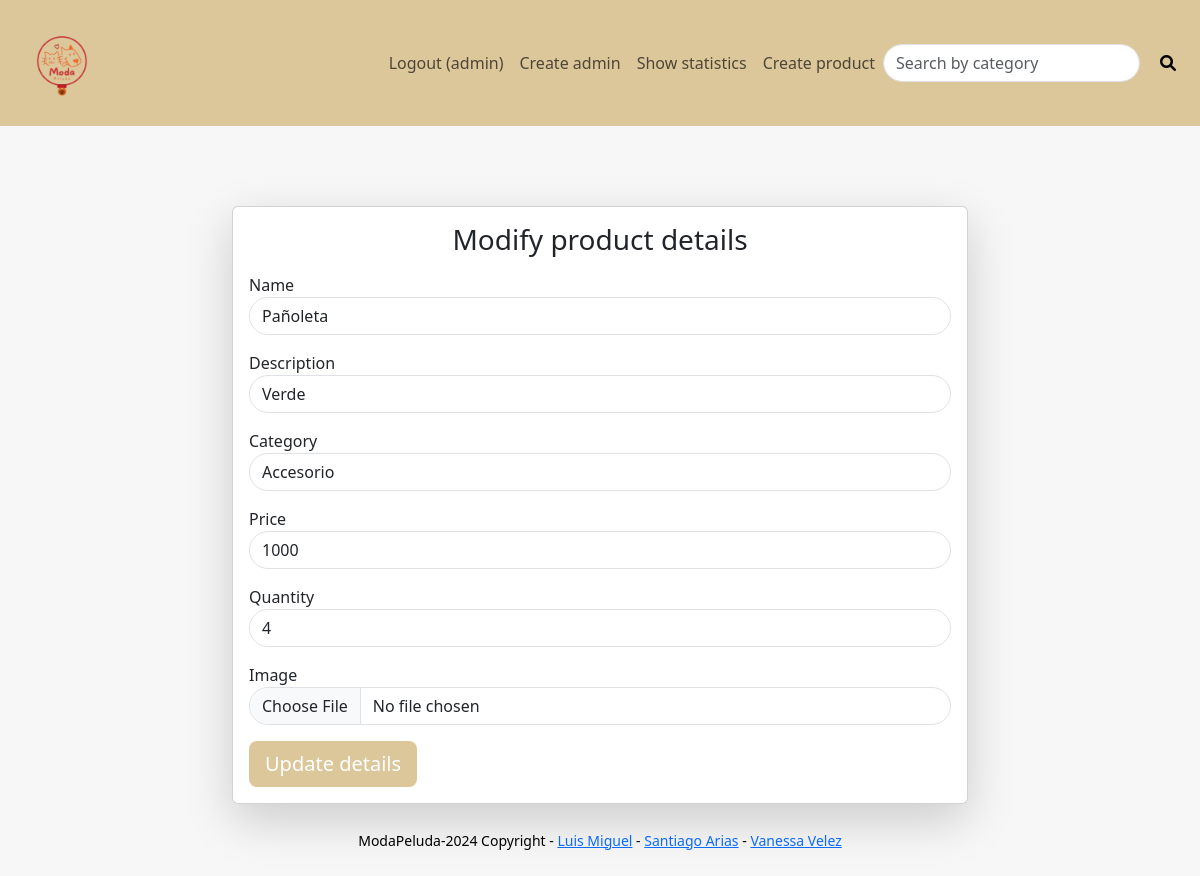
/update-product/13 (signed in), run on an earlier commit of the app's database.
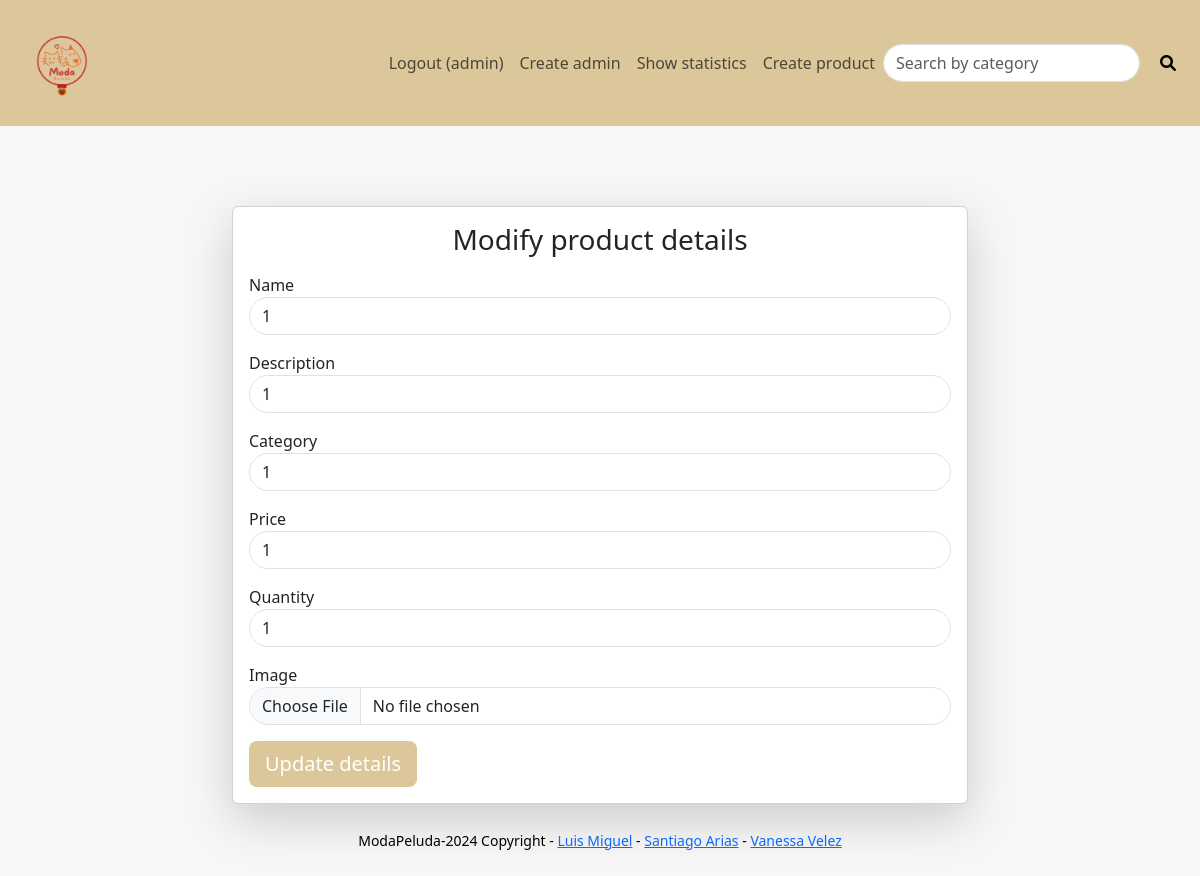
And on a later commit of the database.
### products/models.py (models this page shows, shortened)
class Product(models.Model):
    name=models.CharField(max_length=40)
    description=models.CharField(max_length=40)
    product_image= models.ImageField(upload_to='product_image/',null=True,blank=True , default="product_image/aaaa.jpg")
    price = models.PositiveIntegerField(validators=[MinValueValidator(1)])
    category = models.CharField(max_length = 70)
    quantity = models.PositiveIntegerField(validators=[MinValueValidator(1)])

### products/views.py (the view)
# urls.py: path('update-product/<int:pk>', productViews.update_product_view,name='update-product'),
@login_required
def update_product_view(request,pk):
    product=models.Product.objects.get(id=pk)
    product_form=forms.ProductForm(instance=product)
    if request.method == 'POST':
        product_form = forms.ProductForm(request.POST, request.FILES, instance=product)
        if product_form.is_valid():
            product_form.save()
            return HttpResponseRedirect('..')
    else:
        product_form = forms.ProductForm(instance=product)
    return render(request,'products/update_product.html',{'productForm':product_form})

### products/forms.py
class ProductForm(forms.ModelForm):
    class Meta:
        model = models.Product
        fields = ['name', 'description', 'product_image', 'price', 'category', 'quantity']
        widgets = {
            'name': forms.TextInput(attrs={'class': 'form-control'}),
            'description': forms.TextInput(attrs={'class': 'form-control'}),
            'product_image': forms.FileInput(attrs={'class': 'form-control'}),
            'price': forms.NumberInput(attrs={'class': 'form-control', 'min': 1}),
            'category': forms.TextInput(attrs={'class': 'form-control', 'min': 1}),
            'quantity': forms.NumberInput(attrs={'class': 'form-control'}),
        }

### templates/products/update_product.html (shortened to what this page needs)
{% extends 'base.html' %}
{% load i18n %}
{% block content %}
<!DOCTYPE html>
<html lang="en">
<head>
</head>
<body>
    <div class="container mt-5">
        <div class="row justify-content-center">
            <div class="col-md-8">
                <div class="card shadow-lg">
                    <div class="card-body">
                        <form method="post" enctype="multipart/form-data">
                            <h1 class="h3 mb-3 font-weight-normal card-title text-center">{% translate "Modificar detalles del producto" %}</h1>
                            <div class="form-label-group my-3">
                                <label for="id_name">{% translate "Nombre" %}</label>
                                {{ productForm.name }}
                            </div>
                            <div class="form-label-group my-3">
                                <label for="id_description">{% translate "Descripción" %}</label>
                                {{ productForm.description }}
                            </div>
                            <div class="form-label-group my-3">
                                <label for="id_category">{% translate "Categoría" %}</label>
                                {{ productForm.category }}
                            </div>
                            <div class="form-label-group my-3">
                                <label for="id_price">{% translate "Precio" %}</label>
                                {{ productForm.price }}
                            </div>
                            <div class="form-label-group my-3">
                                <label for="id_quantity">{% translate "Cantidad" %}</label>
                                {{ productForm.quantity }}
                            </div>
                            <div class="form-label-group my-3">
                                <label for="id_product_image">{% translate "Imagen" %}</label>
                                {{ productForm.product_image }}
                            </div>
                            <button class="btn btn-lg btn-primary btn-block" type="submit" style="background-color: #dcc79a; #color: #000; border: none;">{% translate "Actualizar detalles" %}</button>
                        </form>
                    </div>
                </div>
            </div>
        </div>
    </div>
</body>
</html>
{% endblock content %}

What changed in the data, as far as the page shows it:
changed Product: name "Pañoleta" → "1"; description "Verde" → "1"; category "Accesorio" → "1"; price "1000" → "1"; quantity "4" → "1"
